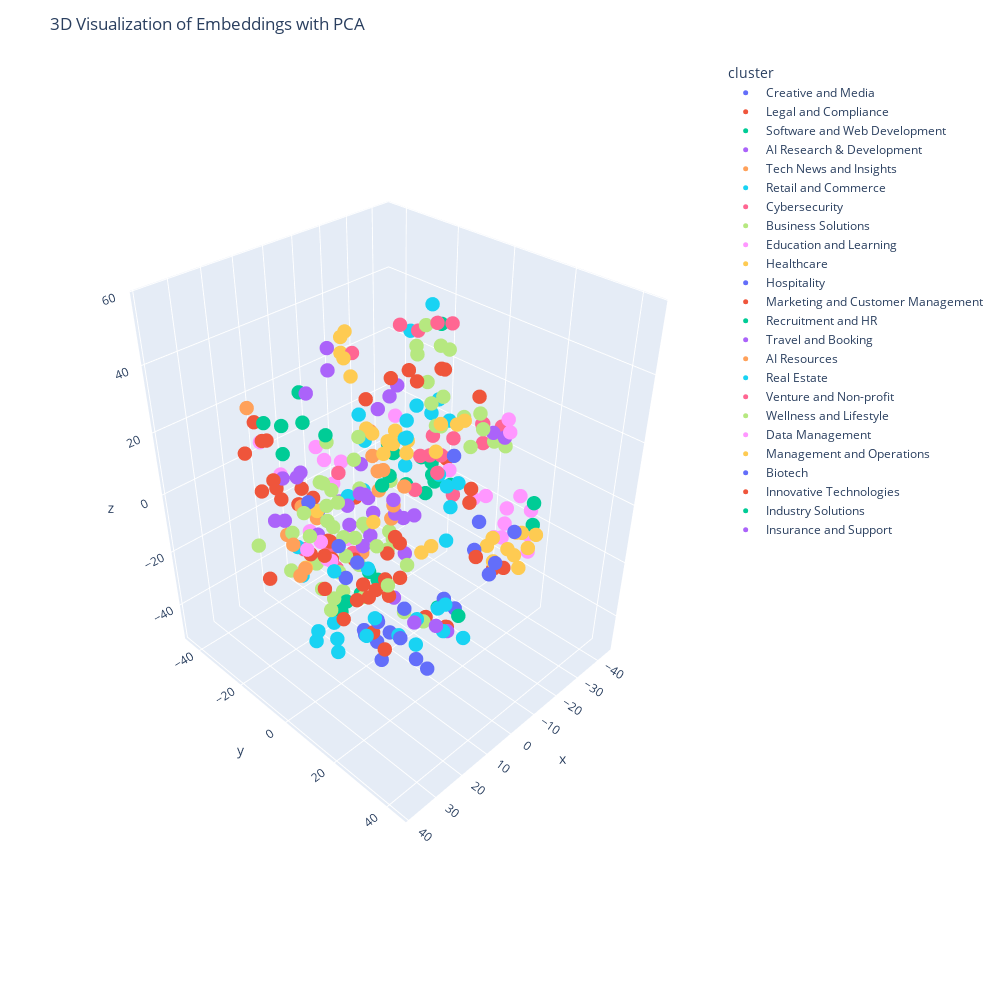

Notebook code for this chart:
### Code cell
import plotly.express as px
import numpy as np
import pandas as pd
from sklearn.decomposition import PCA

clusters = sample_df["merged_label"]

# Use PCA to reduce dimensions to 3 for 3D visualization
pca = PCA(n_components=3)
embeddings_3d = pca.fit_transform(np.array(sample_df['openai_embedding_entire'].tolist()))

# Prepare DataFrame for Plotly
plot_df = pd.DataFrame(tsne_results, columns=['x', 'y', 'z'])
plot_df['cluster'] = clusters  # Add cluster assignments to the DataFrame

# Create a 3D scatter plot using Plotly
fig = px.scatter_3d(plot_df, x='x', y='y', z='z', color='cluster', hover_data=['cluster'])
fig.update_traces(marker_size=5)
fig.update_layout(
    title='3D Visualization of Embeddings with PCA',
    hovermode='closest',
    width=1000,  # Set the width of the figure
    height=1000  # Set the height of the figure
)
# Show the plot
fig.show()

### Figure 1 — Plotly figure (JSON) as saved in the notebook; plotly's stock layout.template omitted (floating-point values rounded to 4 significant figures)
{"data": [{"customdata": [["Creative and Media"], ["Creative and Media"], ["Creative and Media"], ["Creative and Media"], ["Creative and Media"], ["Creative and Media"], ["Creative and Media"], ["Creative and Media"], ["Creative and Media"], ["Creative and Media"], ["Creative and Media"], ["Creative and Media"], ["Creative and Media"]], "hovertemplate": "cluster=%{customdata[0]}<br>x=%{x}<br>y=%{y}<br>z=%{z}<extra></extra>", "legendgroup": "Creative and Media", "marker": {"color": "#636efa", "size": 5, "symbol": "circle"}, "mode": "markers", "name": "Creative and Media", "scene": "scene", "showlegend": true, "type": "scatter3d", "x": [3.054, 3.533, 8.249, 0.5548, 6.548, -12.22, -14.59, 14.98, 15.99, 20.32, 17.61, 11.83, 13.33], "y": [-2.69, -7.774, 4.606, -5.06, -4.046, 9.704, 11.98, 24.74, 21.27, 24.15, 31.26, 7.039, 13.2], "z": [-50.19, -48.53, -48.98, -44.6, -45.93, -35.08, -38.87, -29.99, -13.79, -19.27, -27.04, -30.29, -29.15]}, {"customdata": [["Legal and Compliance"], ["Legal and Compliance"], ["Legal and Compliance"], ["Legal and Compliance"], ["Legal and Compliance"], ["Legal and Compliance"], ["Legal and Compliance"], ["Legal and Compliance"], ["Legal and Compliance"], ["Legal and Compliance"], ["Legal and Compliance"], ["Legal and Compliance"], ["Legal and Compliance"], ["Legal and Compliance"], ["Legal and Compliance"], ["Legal and Compliance"], ["Legal and Compliance"], ["Legal and Compliance"], ["Legal and Compliance"], ["Legal and Compliance"]], "hovertemplate": "cluster=%{customdata[0]}<br>x=%{x}<br>y=%{y}<br>z=%{z}<extra></extra>", "legendgroup": "Legal and Compliance", "marker": {"color": "#EF553B", "size": 5, "symbol": "circle"}, "mode": "markers", "name": "Legal and Compliance", "scene": "scene", "showlegend": true, "type": "scatter3d", "x": [-7.248, -11.5, -8.377, 2.735, -3.038, 5.264, -1.267, -2.961, -6.717, 24.36, 17.89, 37.69, 1.925, 7.128, 1.624, 7.151, 34.77, 11.39, 13.1, -38.72], "y": [7.234, 11.37, 14.63, 33.09, -41.41, -42.98, -41.22, -36.3, -40.7, 0.5639, 7.952, 15.98, -0.1914, 1.41, 5.453, 6.671, -9.645, 4.51, 10.94, -14.74], "z": [-40.56, -44.5, -40.43, 2.44, -16.77, -13.28, -21.63, -22.2, -21.71, -3.356, -12.52, 2.884, -25.18, -24.98, -21.41, -23.84, -10.97, -36.19, -37.19, -10.04]}, {"customdata": [["Software and Web Development"], ["Software and Web Development"], ["Software and Web Development"], ["Software and Web Development"], ["Software and Web Development"], ["Software and Web Development"], ["Software and Web Development"], ["Software and Web Development"], ["Software and Web Development"], ["Software and Web Development"], ["Software and Web Development"], ["Software and Web Development"], ["Software and Web Development"]], "hovertemplate": "cluster=%{customdata[0]}<br>x=%{x}<br>y=%{y}<br>z=%{z}<extra></extra>", "legendgroup": "Software and Web Development", "marker": {"color": "#00cc96", "size": 5, "symbol": "circle"}, "mode": "markers", "name": "Software and Web Development", "scene": "scene", "showlegend": true, "type": "scatter3d", "x": [-13.02, -10.67, 5.181, -6.467, -10.96, -3.435, -8.576, -11.33, 5.952, -17.88, -31.22, -33.64, -31.53], "y": [6.677, 16.82, -29.72, -7.254, -9.765, -3.645, -2.422, 39.05, 3.106, 34.58, -16.24, -20.5, -14.21], "z": [-40.87, -36.17, 24.97, 13.3, 7.151, 6.109, 1.398, 14.83, 10.94, 2.176, -19.93, -9.823, -7.859]}, {"customdata": [["AI Research & Development"], ["AI Research & Development"], ["AI Research & Development"], ["AI Research & Development"], ["AI Research & Development"], ["AI Research & Development"], ["AI Research & Development"], ["AI Research & Development"], ["AI Research & Development"], ["AI Research & Development"], ["AI Research & Development"], ["AI Research & Development"], ["AI Research & Development"], ["AI Research & Development"], ["AI Research & Development"], ["AI Research & Development"], ["AI Research & Development"], ["AI Research & Development"], ["AI Research & Development"], ["AI Research & Development"], ["AI Research & Development"], ["AI Research & Development"], ["AI Research & Development"]], "hovertemplate": "cluster=%{customdata[0]}<br>x=%{x}<br>y=%{y}<br>z=%{z}<extra></extra>", "legendgroup": "AI Research & Development", "marker": {"color": "#ab63fa", "size": 5, "symbol": "circle"}, "mode": "markers", "name": "AI Research & Development", "scene": "scene", "showlegend": true, "type": "scatter3d", "x": [6.15, 0.1158, -8.399, 16.24, 15.08, 15.81, 11.89, -3.876, 2.541, 36.17, 12.56, 10.83, 7.933, 9.558, 1.058, 1.137, 10.41, -2.408, -3.446, -13.78, -4.391, -8.855, 13.55], "y": [-25.56, -23.34, -3.239, -17.35, -20.45, -25.83, 28.69, -15.52, 24.38, 0.4161, 3.594, 4.746, 9.257, -1.522, -15.57, -7.428, -5.607, -26.14, -24.62, -11.06, -8.939, -9.041, 22.54], "z": [26.7, 32.19, -10.55, 10.06, 6.453, 3.818, -17.57, 4.07, -28.4, 14.13, 11.49, 5.486, 10.45, 7.8, -14.52, -0.8685, 2.242, 36.82, -13.2, 27.0, 24.44, 26.44, -19.33]}, {"customdata": [["Tech News and Insights"], ["Tech News and Insights"], ["Tech News and Insights"], ["Tech News and Insights"], ["Tech News and Insights"], ["Tech News and Insights"], ["Tech News and Insights"], ["Tech News and Insights"], ["Tech News and Insights"]], "hovertemplate": "cluster=%{customdata[0]}<br>x=%{x}<br>y=%{y}<br>z=%{z}<extra></extra>", "legendgroup": "Tech News and Insights", "marker": {"color": "#FFA15A", "size": 5, "symbol": "circle"}, "mode": "markers", "name": "Tech News and Insights", "scene": "scene", "showlegend": true, "type": "scatter3d", "x": [-3.371, 16.58, 34.09, 32.58, 36.89, 3.498, 1.801, 0.9745, 4.481], "y": [-2.967, -38.29, 0.3642, 2.584, 5.934, -0.6934, 7.09, -1.567, 5.808], "z": [-7.91, 21.23, 5.571, -1.651, 0.557, 6.248, 10.51, 11.1, 5.173]}, {"customdata": [["Retail and Commerce"], ["Retail and Commerce"], ["Retail and Commerce"], ["Retail and Commerce"], ["Retail and Commerce"], ["Retail and Commerce"], ["Retail and Commerce"], ["Retail and Commerce"], ["Retail and Commerce"], ["Retail and Commerce"], ["Retail and Commerce"], ["Retail and Commerce"], ["Retail and Commerce"], ["Retail and Commerce"], ["Retail and Commerce"], ["Retail and Commerce"], ["Retail and Commerce"], ["Retail and Commerce"], ["Retail and Commerce"], ["Retail and Commerce"]], "hovertemplate": "cluster=%{customdata[0]}<br>x=%{x}<br>y=%{y}<br>z=%{z}<extra></extra>", "legendgroup": "Retail and Commerce", "marker": {"color": "#19d3f3", "size": 5, "symbol": "circle"}, "mode": "markers", "name": "Retail and Commerce", "scene": "scene", "showlegend": true, "type": "scatter3d", "x": [38.03, 32.79, 33.65, 31.33, 30.47, -1.93, 9.274, -0.6529, 0.0619, -6.639, 7.894, 2.608, 2.858, 10.27, 8.81, 4.398, -35.45, -32.61, -29.85, -31.39], "y": [12.05, 6.573, 15.13, 11.3, 11.27, -13.76, 19.39, 27.45, 18.56, -16.69, 27.66, 23.42, 8.865, 15.68, 14.07, 10.35, -15.48, -8.589, -19.14, -14.61], "z": [-16.55, -20.24, -21.19, -15.14, -21.36, 21.73, -22.93, -31.01, -25.47, 10.05, -22.72, -19.43, 26.76, 25.21, 31.54, 33.05, 11.91, 8.836, 10.58, 9.356]}, {"customdata": [["Cybersecurity"], ["Cybersecurity"], ["Cybersecurity"], ["Cybersecurity"], ["Cybersecurity"], ["Cybersecurity"], ["Cybersecurity"], ["Cybersecurity"], ["Cybersecurity"], ["Cybersecurity"], ["Cybersecurity"], ["Cybersecurity"]], "hovertemplate": "cluster=%{customdata[0]}<br>x=%{x}<br>y=%{y}<br>z=%{z}<extra></extra>", "legendgroup": "Cybersecurity", "marker": {"color": "#FF6692", "size": 5, "symbol": "circle"}, "mode": "markers", "name": "Cybersecurity", "scene": "scene", "showlegend": true, "type": "scatter3d", "x": [-6.127, -2.733, 1.188, -2.607, 2.964, -4.896, -10.14, -1.865, -7.677, -29.23, -3.75, 10.74], "y": [-22.55, -27.2, -26.0, -26.28, -34.61, 11.2, 11.29, 1.784, 2.292, -3.248, 5.653, -8.383], "z": [-32.83, -31.0, -26.84, -38.89, -33.06, 56.28, 54.34, 53.56, 50.12, -13.01, 5.974, 11.63]}, {"customdata": [["Business Solutions"], ["Business Solutions"], ["Business Solutions"], ["Business Solutions"], ["Business Solutions"], ["Business Solutions"], ["Business Solutions"], ["Business Solutions"], ["Business Solutions"], ["Business Solutions"], ["Business Solutions"], ["Business Solutions"], ["Business Solutions"], ["Business Solutions"], ["Business Solutions"], ["Business Solutions"], ["Business Solutions"], ["Business Solutions"], ["Business Solutions"], ["Business Solutions"], ["Business Solutions"], ["Business Solutions"], ["Business Solutions"], ["Business Solutions"], ["Business Solutions"], ["Business Solutions"], ["Business Solutions"], ["Business Solutions"], ["Business Solutions"], ["Business Solutions"], ["Business Solutions"], ["Business Solutions"], ["Business Solutions"], ["Business Solutions"], ["Business Solutions"], ["Business Solutions"], ["Business Solutions"], ["Business Solutions"], ["Business Solutions"], ["Business Solutions"], ["Business Solutions"], ["Business Solutions"], ["Business Solutions"], ["Business Solutions"], ["Business Solutions"], ["Business Solutions"], ["Business Solutions"], ["Business Solutions"], ["Business Solutions"], ["Business Solutions"]], "hovertemplate": "cluster=%{customdata[0]}<br>x=%{x}<br>y=%{y}<br>z=%{z}<extra></extra>", "legendgroup": "Business Solutions", "marker": {"color": "#B6E880", "size": 5, "symbol": "circle"}, "mode": "markers", "name": "Business Solutions", "scene": "scene", "showlegend": true, "type": "scatter3d", "x": [-8.313, -4.004, -5.846, -4.775, 0.1685, 7.324, 8.775, 2.666, 5.428, 7.459, 17.03, -17.36, -11.08, -14.99, -13.24, -11.96, -12.02, 20.61, 19.49, 23.08, 25.97, 24.45, 28.43, 17.25, 13.52, 1.322, 4.761, -3.861, 28.28, 16.85, 26.96, 22.97, 16.61, 31.72, 14.07, 38.26, 5.408, 4.143, 19.08, 27.42, -40.87, -30.64, 33.65, 19.3, 32.63, 25.43, 2.493, -7.969, -5.355, -1.778], "y": [9.385, 5.649, 6.626, 15.43, 9.299, -20.23, -14.91, -11.1, 18.19, 12.81, 6.597, -16.49, -12.41, -15.65, -23.48, 1.756, 3.219, -3.088, -1.271, 0.8146, 6.268, 2.395, -1.725, -1.589, -16.11, -9.844, -15.18, -17.28, -7.141, 0.3616, 1.99, 4.359, -0.6344, -4.333, 9.316, -8.369, -4.995, -7.532, 6.618, -1.152, 5.953, 1.478, 14.46, 25.37, 11.92, 24.95, 18.32, 24.33, 13.32, 16.09], "z": [48.37, 46.23, 53.75, 50.85, 51.37, 1.126, 17.35, 10.7, -27.0, -25.74, 32.27, -30.36, -28.63, -25.61, -27.61, 33.84, 28.05, 15.77, 2.293, 7.318, 21.02, 13.56, 11.26, 8.823, -21.89, -38.11, -36.98, -33.15, 2.029, -7.917, -12.15, -7.416, -2.27, -6.852, -1.111, 2.728, -6.155, 3.75, 2.892, 3.753, 2.93, 5.314, -3.606, 4.997, -9.617, 1.995, 34.21, 31.27, 36.93, 31.19]}, {"customdata": [["Education and Learning"], ["Education and Learning"], ["Education and Learning"], ["Education and Learning"], ["Education and Learning"], ["Education and Learning"], ["Education and Learning"], ["Education and Learning"], ["Education and Learning"], ["Education and Learning"], ["Education and Learning"], ["Education and Learning"], ["Education and Learning"], ["Education and Learning"], ["Education and Learning"], ["Education and Learning"], ["Education and Learning"], ["Education and Learning"], ["Education and Learning"], ["Education and Learning"], ["Education and Learning"], ["Education and Learning"]], "hovertemplate": "cluster=%{customdata[0]}<br>x=%{x}<br>y=%{y}<br>z=%{z}<extra></extra>", "legendgroup": "Education and Learning", "marker": {"color": "#FF97FF", "size": 5, "symbol": "circle"}, "mode": "markers", "name": "Education and Learning", "scene": "scene", "showlegend": true, "type": "scatter3d", "x": [2.752, 8.18, 15.05, 8.503, 7.5, -33.29, -30.15, -34.03, -24.95, -38.79, -31.46, -33.74, 0.06491, 2.136, 16.81, 23.99, 10.04, 16.47, 19.81, -34.98, -24.19, -20.12], "y": [-16.26, -16.96, -35.75, -13.24, -20.99, 22.61, 15.96, 21.49, 16.52, 1.486, 14.24, 0.9705, -34.84, -44.56, -9.761, -6.857, -6.436, -6.181, -3.878, -10.06, 19.35, 23.29], "z": [7.685, 10.45, 10.75, 4.744, 12.46, -22.12, -13.87, -16.83, -15.64, -15.87, -20.56, -14.55, -27.85, -10.58, -8.728, -5.733, -9.608, -13.52, -9.617, -10.24, 24.89, 24.51]}, {"customdata": [["Healthcare"], ["Healthcare"], ["Healthcare"], ["Healthcare"], ["Healthcare"], ["Healthcare"], ["Healthcare"], ["Healthcare"], ["Healthcare"], ["Healthcare"], ["Healthcare"], ["Healthcare"], ["Healthcare"], ["Healthcare"], ["Healthcare"], ["Healthcare"], ["Healthcare"], ["Healthcare"], ["Healthcare"], ["Healthcare"], ["Healthcare"], ["Healthcare"], ["Healthcare"]], "hovertemplate": "cluster=%{customdata[0]}<br>x=%{x}<br>y=%{y}<br>z=%{z}<extra></extra>", "legendgroup": "Healthcare", "marker": {"color": "#FECB52", "size": 5, "symbol": "circle"}, "mode": "markers", "name": "Healthcare", "scene": "scene", "showlegend": true, "type": "scatter3d", "x": [-27.38, -19.14, -23.39, -25.08, -28.02, -5.036, 5.768, 5.666, 15.21, -8.813, -3.724, -7.021, -5.91, -1.029, 2.767, -7.857, -2.405, 5.929, 3.731, 6.457, -2.165, 1.687, -3.716], "y": [22.42, 21.4, 27.12, 14.13, 19.31, 31.87, 20.7, 17.22, 9.394, -26.04, -22.11, -25.98, -20.96, -18.1, 18.76, 18.42, 20.72, 22.97, -4.843, 0.2387, 4.356, 0.9303, -1.769], "z": [-12.13, -18.3, -19.79, -20.14, -20.12, 3.497, 0.659, -3.457, 7.35, 39.48, 41.07, 33.76, 28.92, 37.34, 27.12, 31.16, 33.45, 38.22, 23.77, 25.73, 21.49, 21.6, 21.18]}, {"customdata": [["Hospitality"], ["Hospitality"], ["Hospitality"], ["Hospitality"], ["Hospitality"], ["Hospitality"], ["Hospitality"], ["Hospitality"]], "hovertemplate": "cluster=%{customdata[0]}<br>x=%{x}<br>y=%{y}<br>z=%{z}<extra></extra>", "legendgroup": "Hospitality", "marker": {"color": "#636efa", "size": 5, "symbol": "circle"}, "mode": "markers", "name": "Hospitality", "scene": "scene", "showlegend": true, "type": "scatter3d", "x": [-2.656, -6.339, -0.9618, -2.197, 24.97, 26.15, 27.51, 1.947], "y": [29.06, 32.19, 34.67, 28.38, 6.945, 14.99, 12.1, 23.95], "z": [8.383, -5.264, -4.409, -0.7385, 3.7, 3.736, -2.08, 27.93]}, {"customdata": [["Marketing and Customer Management"], ["Marketing and Customer Management"], ["Marketing and Customer Management"], ["Marketing and Customer Management"], ["Marketing and Customer Management"], ["Marketing and Customer Management"], ["Marketing and Customer Management"], ["Marketing and Customer Management"], ["Marketing and Customer Management"], ["Marketing and Customer Management"], ["Marketing and Customer Management"], ["Marketing and Customer Management"], ["Marketing and Customer Management"], ["Marketing and Customer Management"], ["Marketing and Customer Management"], ["Marketing and Customer Management"], ["Marketing and Customer Management"], ["Marketing and Customer Management"], ["Marketing and Customer Management"], ["Marketing and Customer Management"], ["Marketing and Customer Management"], ["Marketing and Customer Management"], ["Marketing and Customer Management"], ["Marketing and Customer Management"]], "hovertemplate": "cluster=%{customdata[0]}<br>x=%{x}<br>y=%{y}<br>z=%{z}<extra></extra>", "legendgroup": "Marketing and Customer Management", "marker": {"color": "#EF553B", "size": 5, "symbol": "circle"}, "mode": "markers", "name": "Marketing and Customer Management", "scene": "scene", "showlegend": true, "type": "scatter3d", "x": [23.24, 21.95, 21.61, -18.05, -13.51, -7.599, -10.91, -29.02, -24.48, -0.3367, 2.29, 2.712, 16.12, 8.383, 9.63, 11.82, 11.79, 30.96, 27.61, 33.47, 16.6, 18.48, 21.21, 24.05], "y": [-25.64, -19.03, -22.28, 0.9789, 6.23, 2.214, -3.952, 17.59, 17.4, 1.562, 5.974, 1.587, -15.26, -15.79, -4.249, -11.33, -12.66, 24.03, 16.14, 17.51, -30.6, -32.96, -26.42, -30.59], "z": [3.275, 3.35, 7.749, 35.06, 38.6, 35.94, 35.48, -28.64, -26.41, -10.28, -8.51, -14.31, -16.54, -16.63, -15.9, -18.44, -12.74, 1.004, -6.849, -8.55, 14.3, 19.87, 18.12, 13.56]}, {"customdata": [["Recruitment and HR"], ["Recruitment and HR"], ["Recruitment and HR"], ["Recruitment and HR"], ["Recruitment and HR"], ["Recruitment and HR"], ["Recruitment and HR"], ["Recruitment and HR"], ["Recruitment and HR"], ["Recruitment and HR"], ["Recruitment and HR"], ["Recruitment and HR"]], "hovertemplate": "cluster=%{customdata[0]}<br>x=%{x}<br>y=%{y}<br>z=%{z}<extra></extra>", "legendgroup": "Recruitment and HR", "marker": {"color": "#00cc96", "size": 5, "symbol": "circle"}, "mode": "markers", "name": "Recruitment and HR", "scene": "scene", "showlegend": true, "type": "scatter3d", "x": [6.625, -0.6306, -8.671, -1.988, 19.25, 12.37, 15.66, 16.0, 19.24, 18.3, 20.87, -13.36], "y": [-14.16, -13.32, -14.37, -10.97, -27.74, -29.16, -25.15, -1.014, -11.49, -4.006, 0.5406, 4.848], "z": [-43.25, -40.07, -40.09, -31.04, 22.2, 17.69, 12.01, -25.22, 29.39, 28.6, -23.61, 50.87]}, {"customdata": [["Travel and Booking"], ["Travel and Booking"], ["Travel and Booking"], ["Travel and Booking"], ["Travel and Booking"], ["Travel and Booking"], ["Travel and Booking"], ["Travel and Booking"]], "hovertemplate": "cluster=%{customdata[0]}<br>x=%{x}<br>y=%{y}<br>z=%{z}<extra></extra>", "legendgroup": "Travel and Booking", "marker": {"color": "#ab63fa", "size": 5, "symbol": "circle"}, "mode": "markers", "name": "Travel and Booking", "scene": "scene", "showlegend": true, "type": "scatter3d", "x": [2.995, 0.217, 1.161, 0.6417, -0.3176, -12.62, 7.571, 17.64], "y": [4.413, -7.791, -9.902, 2.569, 8.77, -6.708, -22.04, -28.36], "z": [-28.47, -14.56, -19.06, -1.223, 0.9521, -27.71, -18.04, -11.04]}, {"customdata": [["AI Resources"], ["AI Resources"], ["AI Resources"], ["AI Resources"], ["AI Resources"], ["AI Resources"], ["AI Resources"]], "hovertemplate": "cluster=%{customdata[0]}<br>x=%{x}<br>y=%{y}<br>z=%{z}<extra></extra>", "legendgroup": "AI Resources", "marker": {"color": "#FFA15A", "size": 5, "symbol": "circle"}, "mode": "markers", "name": "AI Resources", "scene": "scene", "showlegend": true, "type": "scatter3d", "x": [17.99, 6.398, 7.777, -4.545, -11.62, -3.591, -13.02], "y": [-22.81, -23.46, -28.37, -9.428, -24.24, -10.43, -21.22], "z": [-12.85, -13.45, -11.2, 4.309, -36.84, 9.317, 8.336]}, {"customdata": [["Real Estate"], ["Real Estate"], ["Real Estate"], ["Real Estate"], ["Real Estate"], ["Real Estate"], ["Real Estate"], ["Real Estate"], ["Real Estate"], ["Real Estate"], ["Real Estate"], ["Real Estate"], ["Real Estate"], ["Real Estate"], ["Real Estate"], ["Real Estate"], ["Real Estate"]], "hovertemplate": "cluster=%{customdata[0]}<br>x=%{x}<br>y=%{y}<br>z=%{z}<extra></extra>", "legendgroup": "Real Estate", "marker": {"color": "#19d3f3", "size": 5, "symbol": "circle"}, "mode": "markers", "name": "Real Estate", "scene": "scene", "showlegend": true, "type": "scatter3d", "x": [-0.2005, 17.54, -3.986, 15.14, -29.44, -23.8, -25.02, -23.83, 4.159, -10.55, -10.04, 31.63, 22.82, 16.64, 16.6, 17.63, 14.81], "y": [-17.18, -17.76, -14.78, -22.05, -1.466, 0.7371, -5.198, -0.9061, 24.3, 4.242, -2.618, 12.6, 15.22, 26.15, 19.81, 8.535, 8.957], "z": [-5.871, -24.93, -4.518, -18.35, -8.07, -12.66, -4.679, -6.14, 3.555, 56.85, 47.53, 2.772, -0.003771, -22.66, -23.6, -30.66, -25.77]}, {"customdata": [["Venture and Non-profit"], ["Venture and Non-profit"], ["Venture and Non-profit"], ["Venture and Non-profit"], ["Venture and Non-profit"], ["Venture and Non-profit"], ["Venture and Non-profit"], ["Venture and Non-profit"], ["Venture and Non-profit"], ["Venture and Non-profit"], ["Venture and Non-profit"]], "hovertemplate": "cluster=%{customdata[0]}<br>x=%{x}<br>y=%{y}<br>z=%{z}<extra></extra>", "legendgroup": "Venture and Non-profit", "marker": {"color": "#FF6692", "size": 5, "symbol": "circle"}, "mode": "markers", "name": "Venture and Non-profit", "scene": "scene", "showlegend": true, "type": "scatter3d", "x": [-6.337, -17.53, -3.844, -11.83, -11.54, -6.305, -10.98, -36.91, -41.8, -41.2, -36.9], "y": [-20.6, 6.423, 13.41, 3.226, 4.482, 4.948, 8.116, 0.8173, 3.457, -3.067, 0.1409], "z": [35.96, 16.31, 15.14, 12.03, 18.94, 15.24, 14.7, 3.458, 8.05, 6.48, 9.596]}, {"customdata": [["Wellness and Lifestyle"], ["Wellness and Lifestyle"], ["Wellness and Lifestyle"], ["Wellness and Lifestyle"], ["Wellness and Lifestyle"]], "hovertemplate": "cluster=%{customdata[0]}<br>x=%{x}<br>y=%{y}<br>z=%{z}<extra></extra>", "legendgroup": "Wellness and Lifestyle", "marker": {"color": "#B6E880", "size": 5, "symbol": "circle"}, "mode": "markers", "name": "Wellness and Lifestyle", "scene": "scene", "showlegend": true, "type": "scatter3d", "x": [-43.94, -36.05, -31.95, -30.58, -19.7], "y": [0.8083, 5.546, 3.348, -1.381, -19.84], "z": [1.606, 6.524, 16.57, 14.02, -11.41]}, {"customdata": [["Data Management"], ["Data Management"], ["Data Management"], ["Data Management"]], "hovertemplate": "cluster=%{customdata[0]}<br>x=%{x}<br>y=%{y}<br>z=%{z}<extra></extra>", "legendgroup": "Data Management", "marker": {"color": "#FF97FF", "size": 5, "symbol": "circle"}, "mode": "markers", "name": "Data Management", "scene": "scene", "showlegend": true, "type": "scatter3d", "x": [-13.22, -10.13, -16.1, -2.892], "y": [36.98, 31.69, 31.18, -0.9191], "z": [10.51, 10.04, 10.59, 26.49]}, {"customdata": [["Management and Operations"], ["Management and Operations"], ["Management and Operations"], ["Management and Operations"], ["Management and Operations"], ["Management and Operations"], ["Management and Operations"], ["Management and Operations"], ["Management and Operations"]], "hovertemplate": "cluster=%{customdata[0]}<br>x=%{x}<br>y=%{y}<br>z=%{z}<extra></extra>", "legendgroup": "Management and Operations", "marker": {"color": "#FECB52", "size": 5, "symbol": "circle"}, "mode": "markers", "name": "Management and Operations", "scene": "scene", "showlegend": true, "type": "scatter3d", "x": [23.48, 17.7, -5.193, -3.714, -11.11, -11.23, 14.89, 12.42, 8.643], "y": [-8.562, -9.54, 38.83, 43.95, 40.69, 36.2, 12.94, 18.19, 9.868], "z": [-13.2, 2.252, 1.756, 7.775, 5.994, 4.114, 29.41, 30.89, 27.96]}, {"customdata": [["Biotech"], ["Biotech"], ["Biotech"]], "hovertemplate": "cluster=%{customdata[0]}<br>x=%{x}<br>y=%{y}<br>z=%{z}<extra></extra>", "legendgroup": "Biotech", "marker": {"color": "#636efa", "size": 5, "symbol": "circle"}, "mode": "markers", "name": "Biotech", "scene": "scene", "showlegend": true, "type": "scatter3d", "x": [14.84, 22.1, -5.982], "y": [-12.61, -7.521, 37.82], "z": [-0.7661, 8.364, 8.143]}, {"customdata": [["Innovative Technologies"], ["Innovative Technologies"], ["Innovative Technologies"], ["Innovative Technologies"], ["Innovative Technologies"], ["Innovative Technologies"], ["Innovative Technologies"]], "hovertemplate": "cluster=%{customdata[0]}<br>x=%{x}<br>y=%{y}<br>z=%{z}<extra></extra>", "legendgroup": "Innovative Technologies", "marker": {"color": "#EF553B", "size": 5, "symbol": "circle"}, "mode": "markers", "name": "Innovative Technologies", "scene": "scene", "showlegend": true, "type": "scatter3d", "x": [-15.08, -11.44, -7.14, -9.404, -32.96, -1.951, 3.392], "y": [15.51, 18.22, -21.8, -27.69, 1.864, -1.529, -5.201], "z": [5.519, 4.232, -12.17, -16.84, 20.91, 37.62, 32.19]}, {"customdata": [["Industry Solutions"], ["Industry Solutions"], ["Industry Solutions"]], "hovertemplate": "cluster=%{customdata[0]}<br>x=%{x}<br>y=%{y}<br>z=%{z}<extra></extra>", "legendgroup": "Industry Solutions", "marker": {"color": "#00cc96", "size": 5, "symbol": "circle"}, "mode": "markers", "name": "Industry Solutions", "scene": "scene", "showlegend": true, "type": "scatter3d", "x": [-33.33, -29.96, -36.46], "y": [-15.52, -11.38, -10.74], "z": [-13.79, -12.59, -16.7]}, {"customdata": [["Insurance and Support"], ["Insurance and Support"]], "hovertemplate": "cluster=%{customdata[0]}<br>x=%{x}<br>y=%{y}<br>z=%{z}<extra></extra>", "legendgroup": "Insurance and Support", "marker": {"color": "#ab63fa", "size": 5, "symbol": "circle"}, "mode": "markers", "name": "Insurance and Support", "scene": "scene", "showlegend": true, "type": "scatter3d", "x": [-21.96, -14.52], "y": [20.25, 22.33], "z": [20.75, 26.44]}], "layout": {"height": 1000, "hovermode": "closest", "legend": {"title": {"text": "cluster"}, "tracegroupgap": 0}, "margin": {"t": 60}, "scene": {"aspectmode": "auto", "aspectratio": {"x": 0.8935, "y": 0.962, "z": 1.163}, "camera": {"center": {"x": 0, "y": 0, "z": 0}, "eye": {"x": 1.655, "y": 1.655, "z": 1.655}, "projection": {"type": "perspective"}, "up": {"x": -0.001259, "y": 0.00126, "z": 1.0}}, "domain": {"x": [0, 1], "y": [0, 1]}, "xaxis": {"title": {"text": "x"}, "type": "linear"}, "yaxis": {"title": {"text": "y"}, "type": "linear"}, "zaxis": {"title": {"text": "z"}, "type": "linear"}}, "title": {"text": "3D Visualization of Embeddings with PCA"}, "width": 1000}}
